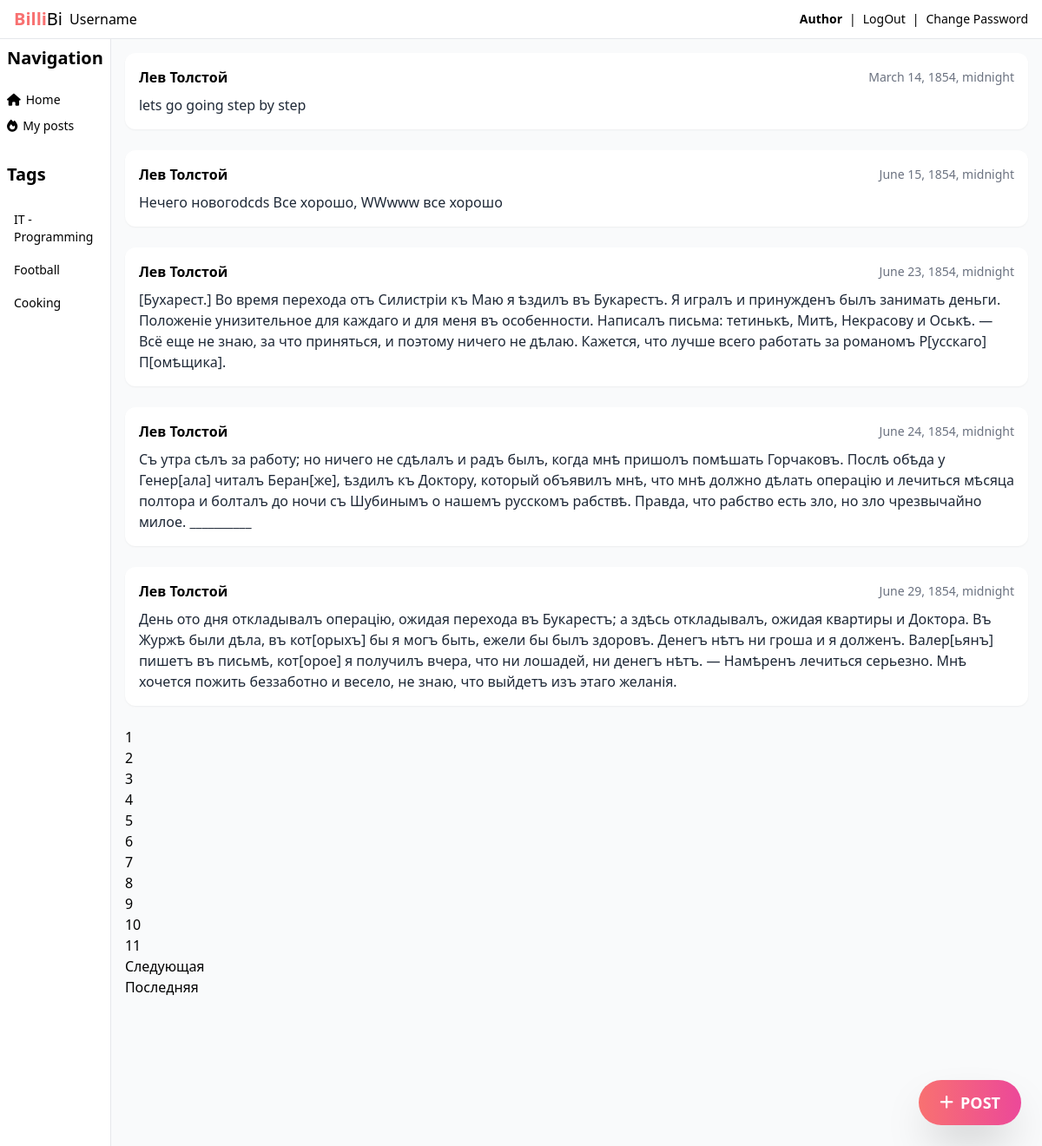
The app's page /2/posts/ with its own data.
### posts/models.py (models this page shows, shortened)
class Post(models.Model):
    text = models.TextField()
    pub_date = models.DateTimeField(auto_now_add=True)
    post_image = models.ImageField(
        'Img',
        upload_to='yatube/',
        blank=True,
        null=True,
        help_text='Upload your image if you want'
    )
    author = models.ForeignKey(
        User,
        on_delete=models.CASCADE,
        related_name='posts'
    )
    group = models.ForeignKey(
        "Group",
        on_delete=models.SET_NULL,
        blank=True,
        null=True
    )

### posts/views.py (the view)
# urls.py: path('<int:pk>/posts/', views.users_post, name='users_post'),
def users_post(request, pk):
    User_pk = User.objects.get(pk=pk)
    user_post = Post.objects.filter(author=User_pk)
    paginator = Paginator(user_post, 5)
    page_count = request.GET.get('page')
    result_paginator = paginator.get_page(page_count)
    context = {
        'page_obj': result_paginator
    }
    return render(request, 'posts/user_posts.html', context)

### posts/templates/posts/user_posts.html (shortened to what this page needs)
{% extends 'posts/index.html' %}
{% block content %}
{% for post in page_obj %}
<article class="bg-white p-4 rounded-xl shadow-sm mb-6">
  <div class="flex justify-between items-center mb-2">
    <span class="font-semibold">{{ post.author.get_full_name }}</span>
    <span class="text-gray-500 text-sm">{{ post.pub_date }}</span>
  </div>
  <p class="text-gray-800">{{ post.text }}</p>
</article>
{% empty %}
<p>No posts available.</p>
{% endfor %}
{% if page_obj.has_other_pages %}
<nav aria-label="Page navigation" class="my-5">
  <ul class="pagination">
    {% for i in page_obj.paginator.page_range %}
        {% if page_obj.number == i %}
              <li class="page-item active">
                <span class="page-link">{{ i }}</span>
              </li>
            {% else %}
              <li class="page-item">
                <a class="page-link" href="?page={{ i }}">{{ i }}</a>
              </li>
        {% endif %}
      {% endfor %}
        {% if page_obj.has_next %}
          <li class="page-item">
            <a class="page-link" href="?page={{ page_obj.next_page_number }}">
              Следующая
            </a>
          </li>
          <li class="page-item">
            <a class="page-link" href="?page={{ page_obj.paginator.num_pages }}">
              Последняя
            </a>
          </li>
        {% endif %}
{% endif %}
{% endblock %}

### records on screen
Post: author.get_full_name "Лев Толстой", pub_date "March 14, 1854, midnight", text "lets go going step by step"
Post: author.get_full_name "Лев Толстой", pub_date "June 15, 1854, midnight", text "Нечего новогоdcds Все хорошо, WWwww все хорошо"
Post: author.get_full_name "Лев Толстой", pub_date "June 23, 1854, midnight", text "[Бухарест.] Во время перехода отъ Силистріи къ Маю я ѣздилъ въ Букарестъ. Я игралъ и принужденъ былъ занимать деньги. Положеніе унизительное для каждаго и для меня въ особенности. Написалъ письма: тетинькѣ, Митѣ, Некрасову и Оськѣ. — Всё еще не знаю, за что приняться, и поэтому ничего не дѣлаю. Кажется, что лучше всего работать за романомъ Р[усскаго] П[омѣщика]."
Post: author.get_full_name "Лев Толстой", pub_date "June 24, 1854, midnight", text "Съ утра сѣлъ за работу; но ничего не сдѣлалъ и радъ былъ, когда мнѣ пришолъ помѣшать Горчаковъ. Послѣ обѣда у Генер[ала] читалъ Беран[же], ѣздилъ къ Доктору, который объявилъ мнѣ, что мнѣ должно дѣлать операцію и лечиться мѣсяца полтора и болталъ до ночи съ Шубинымъ о нашемъ русскомъ рабствѣ. Правда, что рабство есть зло, но зло чрезвычайно милое. __________"
Post: author.get_full_name "Лев Толстой", pub_date "June 29, 1854, midnight", text "День ото дня откладывалъ операцію, ожидая перехода въ Букарестъ; a здѣсь откладывалъ, ожидая квартиры и Доктора. Въ Журжѣ были дѣла, въ кот[орыхъ] бы я могъ быть, ежели бы былъ здоровъ. Денегъ нѣтъ ни гроша и я долженъ. Валер[ьянъ] пишетъ въ письмѣ, кот[орое] я получилъ вчера, что ни лошадей, ни денегъ нѣтъ. — Намѣренъ лечиться серьезно. Мнѣ хочется пожить беззаботно и весело, не знаю, что выйдетъ изъ этаго желанія."

### other values on screen
{{ i }} "1"
{{ i }} "2" "3" "4" "5" "6" "7" "8" "9" "10" "11"
